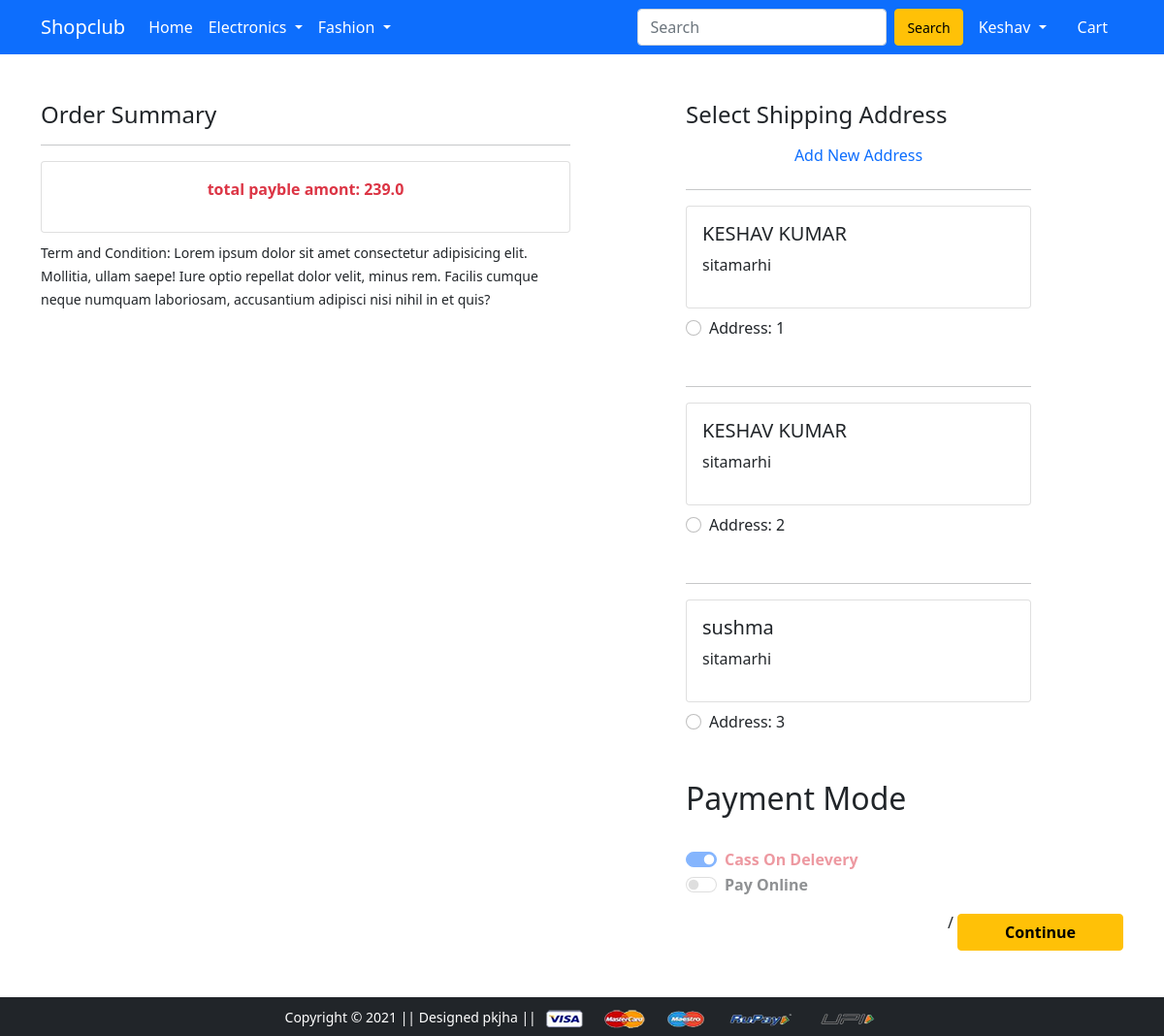
Screenshot of /checkout/ (signed in) with the database file from the repository.
### app/models.py (models this page shows, shortened)
class Customer(models.Model):
    user=models.ForeignKey(User,on_delete=models.CASCADE)
    name=models.CharField(max_length=200)
    locality=models.CharField(max_length=200)
    city= models.CharField(max_length=60)
    zipcode=models.IntegerField()
    state=models.CharField(choices=STATE_CHOICE , max_length=60)

### app/views.py (the view)
# urls.py: path('checkout/', views.checkout, name='checkout'),
def checkout(request):
    if request.user.is_authenticated:
        user=request.user
        add=Customer.objects.filter(user=user)
        card_item=Card.objects.filter(user=user)
        amount=0.0
        shiping_charge=40.0
        total_amount=0.0
        shiping_discount = 0.0
        current_user_cart=[i for i in Card.objects.all() if i.user == request.user]
        if current_user_cart:
            for p in current_user_cart:
                if p.product.discounted_price < 499:
                    tepAmount=(p.quantity * p.product.discounted_price)
                    amount+=tepAmount
                    shiping_charge = 40.0
                    total_amount=amount+shiping_charge
                else:
                    tepAmount=(p.quantity * p.product.discounted_price)
                    amount+=tepAmount
                    total_amount=amount
    else:
        return redirect('/')
    return render(request, 'app/checkout.html',{'add':add,'card_item':card_item,'total_amount':total_amount})

### app/templates/app/checkout.html (shortened to what this page needs)
{% extends 'app/base.html' %}
{% load static %}
{% block main-content %}
<div class="container">
 <div class="row mt-5">
  <div class="col-sm-6">
    <h4>Order Summary</h4>
         <hr>
      <div class="card mb-2">
        <div class="card-body">
             <p class="fw-bold text-center text-danger">total payble amont: {{total_amount }}</p>
        </div>
      </div>
    <small>Term and Condition: Lorem ipsum dolor sit amet consectetur adipisicing elit. Mollitia, ullam saepe! Iure optio repellat dolor velit, minus rem. Facilis cumque neque numquam laboriosam, accusantium adipisci nisi nihil in et quis?</small>
  </div>
  <div class="col-sm-4 offset-sm-1">
    <h4>Select Shipping Address</h4>
    <h3 class="d-grid text-primary "><a href="{% url 'profile' %}" class="btn"><span class='col-3 text-primary bg-alert-info'> Add New Address</span></a></h3>
    {% for i in add  %}
    <hr>
    <form action="/paymentdone">
      <div class="card">
        <div class="card-body">
        <h5>{{i.name}}</h5>
        <p>{{i.locality}}</p>
        </div>
      </div>
        <div class="form-check mt-2 mb-5">
          <input class="form-check-input" type="radio" name='custid'id='custadd{{forloop.counter}}' value="{{i.id}}">
          <label class="form-check-label " for="flexSwitchCheckDefault">
            Address: {{forloop.counter}} </label>
        </div>
            {% endfor %}
            <span><h2>Payment Mode </h2></span>
            <br><b>
           <div class="form-check form-switch">
  <input class="form-check-input " type="radio"  id="flexSwitchCheckDefault" checked disabled>
  <label class="form-check-label  text-danger"  value="yes"required for="flexSwitchCheckDefault"><strong>Cass On Delevery</strong></label>
</div>
    <div class="form-check form-switch">
  <input class="form-check-input" type="radio"  id="flexSwitchCheckDefault"  disabled>
  <label class="form-check-label "  value="yes"required for="flexSwitchCheckDefault"><strong>Pay Online</strong></label>
</div></b>
        </div>
        <div class="text-end">/
          <button type="submit" class="btn btn-warning mt-3 px-5 fw-bold">Continue</button>
        </div>
    </div>
  </div>
{% endblock main-content %}

### app/templates/app/base.html (shortened to what this page needs)
<!doctype html>
{% load static %}
<html lang="en">
  <head>
    <link href="https://cdn.jsdelivr.net/npm/bootstrap@5.0.0-beta1/dist/css/bootstrap.min.css" rel="stylesheet">
    <link rel="stylesheet" href="{% static 'app/css/owl.carousel.min.css' %}">
    <link rel="stylesheet" href="{% static 'app/css/all.min.css' %}">
    <link rel="stylesheet" href="{% static 'app/css/style.css' %}">
  </head>
  <body>
    <nav class="navbar navbar-expand-lg navbar-dark bg-primary">
     <div class="container">
       <a class="navbar-brand" href="/">Shopclub</a>
       <div class="collapse navbar-collapse" id="navbarSupportedContent">
         <ul class="navbar-nav me-auto mb-2 mb-lg-0">
           <li class="nav-item">
             <a class="nav-link active" aria-current="page" href="/">Home</a>
           </li>
           <li class="nav-item dropdown">
             <a class="nav-link dropdown-toggle text-white" href="#" id="electronicsDropdown" role="button" data-bs-toggle="dropdown" aria-expanded="false">
               Electronics
             </a>
           </li>
           <li class="nav-item dropdown">
             <a class="nav-link dropdown-toggle text-white" href="" id="fashionDropdown" role="button" data-bs-toggle="dropdown" aria-expanded="false">
               Fashion
             </a>
           </li>
         </ul>
         <form class="d-flex">
           <input class="form-control me-2" type="search" placeholder="Search" aria-label="Search">
            <button class=" search btn btn-warning" type="submit"><small>Search</small></button>
         </form>
         <div>
          <ul class="navbar-nav me-auto mb-2 mb-lg-0">
          {% if request.user.is_authenticated %}
           <li class="nav-item dropdown mx-2">
              <a class="nav-link dropdown-toggle text-white" href="#" id="profileDropdown" role="button" data-bs-toggle="dropdown" aria-expanded="false">
                {{request.user|capfirst}}
              </a>
            </li>
            <li class="nav-item mx-2">
             <a href="{% url 'showcart' %}" class="nav-link text-white"> Cart </a>
            </li>
         {% endif %}
       </div>
     </div>
    </nav>
    {% block main-content %} {% endblock main-content %}
    <footer class="container-fluid bg-dark text-center p-2 mt-5 footer">
        <small class="text-white">Copyright &copy; 2021 || Designed pkjha || </small>
        <img src="{% static 'app/images/payment.png' %}" alt="" srcset="" class="img-fluid" height="2px">
    </footer>
  </body>
</html>

### app/static/app/css/style.css (style rules this page uses)
footer { margin-bottom: 0px; padding:3px; }

### rows the page displays
Customer: name "KESHAV KUMAR", locality "sitamarhi"
Customer: name "KESHAV KUMAR", locality "sitamarhi"
Customer: name "sushma", locality "sitamarhi"

### other values shown
{{ request.user|capfirst }} "Keshav"
{{ total_amount }} "239.0"
